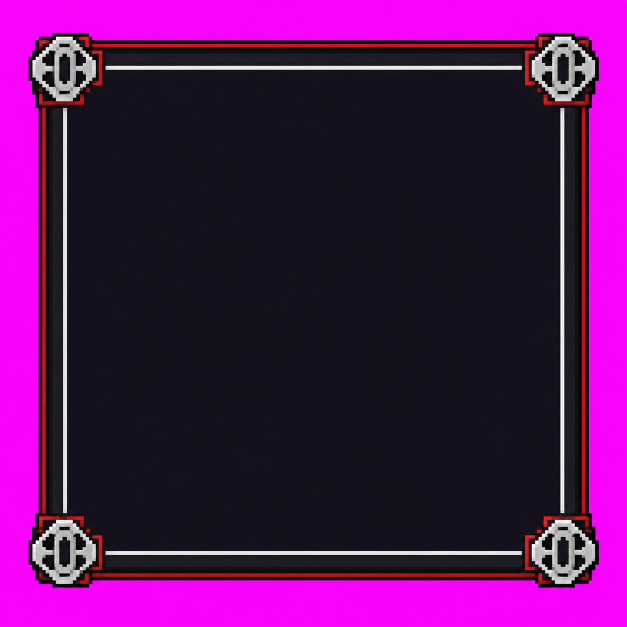
#> input picture art/raw/58_ui_panel.png, 1254 x 1254 px (shown at 1/2 size)
$ python ui.py
#> lines starting #> are read from the running program, lines starting #| are printed output that depends on the picture; after the words box and inside, x2 and y2 are one past the last pixel; in counts of white or black regions, pixels touching at a corner belong together
### art/process.py
"""Pós-processa as imagens do Codex em sprites de jogo.

raw/*.png (fundo magenta, alta resolução)
  -> remove o fundo -> reduz (área) -> paleta mestra compartilhada (até 32 cores)
  -> contorno de 1 px #1a1822 -> célula 32x32 (ou 64x64 para monstro grande)
Gera sprites/, sprites48/, preview.png, preview48.png e walk.gif (teste),
e as folhas 4x4 do jogo em ../client/public/assets/sprites/.

Uso: python process.py          (teste + jogo)
     python process.py game     (só as folhas do jogo)
"""
import sys
from pathlib import Path
from PIL import Image

ROOT = Path(__file__).parent
RAW = ROOT / "raw"
OUTLINE = (0x1A, 0x18, 0x22)
MAX_COLORS = 64  # paleta compartilhada; com mais de 20 folhas, 32 cores fundiam o verde do Hollow Ácido no marrom, e com 70 folhas 48 apagavam as pétalas rosa do Byakuya

# nome -> (arquivo raw, linhas, colunas, altura relativa, célula em tiles)
SPRITES = {
    "ichigo_shikai": ("01_ichigo_shikai_front_ref.png", 1, 1, 1.00, 1),
    "ichigo_bankai": ("02_ichigo_bankai_front.png", 1, 1, 1.00, 1),
    "rukia": ("03_rukia_front.png", 1, 1, 0.85, 1),
    "hollow": ("04_hollow_front.png", 1, 1, 1.40, 2),
    "ichigo_walk": ("05_ichigo_shikai_walk_4x4.png", 4, 4, 1.00, 1),
}
DIRS = ["down", "left", "right", "up"]

# estágios com pedaços soltos de verdade (pétalas-lâmina, espadas flutuando): o keep_main normal os
# apaga como se fossem sujeira da célula vizinha, então aqui só some o que for quase um pixel
LOOSE = {"byakuya_bankai": 0.002, "byakuya_senkei": 0.002, "byakuya_gokei": 0.002, "byakuya_hakuteiken": 0.002}


def rel_like(id_, base_id, base_rel):
    """Escala de um estágio com enfeite acima da cabeça: a mesma do desenho base, proporcional à
    altura do desenho (o Codex desenha o corpo do mesmo tamanho; o que sobra em cima é enfeite)."""
    return lambda: _rel_like(id_, base_id, base_rel)


# [9 lines left out: function _rel_like, not called in this run]


# folhas do jogo: personagens em 48x48 sobre tiles de 32 (Hollow em 96x96)
GAME_OUT = ROOT.parent / "client" / "public" / "assets" / "sprites"
GAME_SPRITES = {
    "ichigo_shikai": ("06_ichigo_shikai_walk_v2.png", 4, 4, 1.00, 1),
    "ichigo_bankai": ("07_ichigo_bankai_walk.png", 4, 4, 1.00, 1),
    "rukia": ("08_rukia_walk.png", 4, 4, 0.86, 1),
    "renji": ("11_renji_walk.png", 4, 4, 1.04, 1),
    "hollow": ("09_hollow_walk.png", 4, 4, 1.40, 2),
    # visual por equipamento, só onde a lore deixa: haori nos shinigami, máscara Hollow só no Ichigo (Visored)
    "ichigo_shikai__haori": ("14_ichigo_haori_walk.png", 4, 4, 1.00, 1),
    "rukia__haori": ("15_rukia_haori_walk.png", 4, 4, 0.86, 1),
    "renji__haori": ("16_renji_haori_walk.png", 4, 4, 1.04, 1),
    "ichigo_shikai__mask": ("17_ichigo_mask_walk.png", 4, 4, 1.00, 1),
    "ichigo_shikai__haori_mask": ("20_ichigo_haori_mask_walk.png", 4, 4, 1.00, 1),
    # Hueco Mundo
    "adjuchas": ("23_adjuchas_walk.png", 4, 4, 1.15, 2),
    "gillian": ("24_gillian_walk.png", 4, 4, 2.0, 2),
    "arrancar": ("25_arrancar_walk.png", 4, 4, 1.0, 1),
    # sprites próprios no lugar do Hollow recolorido
    "grand_fisher": ("30_grand_fisher_walk.png", 4, 4, 1.75, 2),
    "fishbone": ("31_fishbone_walk.png", 4, 4, 1.3, 2),
    "rukia_bankai": ("32_rukia_bankai_walk.png", 4, 4, 0.86, 1),
    "renji_bankai": ("33_renji_bankai_walk.png", 4, 4, 1.04, 1),
    # personagens novos
    "ishida": ("65_ishida_walk.png", 4, 4, 0.98, 1),
    "ishida_power": ("66_ishida_power_walk.png", 4, 4, 0.98, 1),
    "sado": ("67_sado_walk.png", 4, 4, 1.1, 1),
    "sado_power": ("68_sado_power_walk.png", 4, 4, 1.1, 1),
    "hollow_menor": ("34_hollow_menor_walk.png", 4, 4, 0.8, 2),
    "hollow_rastejante": ("35_hollow_rastejante_walk.png", 4, 4, 0.85, 2),
    "hollow_acido": ("36_hollow_acido_walk.png", 4, 4, 1.15, 2),
    "hollow_sombrio": ("37_hollow_sombrio_walk.png", 4, 4, 1.0, 2),
    "hollow_uivante": ("38_hollow_uivante_walk.png", 4, 4, 0.95, 2),
    "hollow_faminto": ("39_hollow_faminto_walk.png", 4, 4, 1.15, 2),
    "hollow_encouracado": ("40_hollow_encouracado_walk.png", 4, 4, 1.25, 2),
    "hollow_devorador": ("41_hollow_devorador_walk.png", 4, 4, 1.35, 2),
    # chefe da Soul Society
    "metastacia": ("42_metastacia_walk.png", 4, 4, 1.6, 2),
    # Las Noches
    "arrancar_numeros": ("49_arrancar_numeros_walk.png", 4, 4, 1.0, 1),
    "exequias": ("50_exequias_walk.png", 4, 4, 1.06, 1),
    "fraccion": ("51_fraccion_walk.png", 4, 4, 1.4, 2),
    "privaron": ("52_privaron_walk.png", 4, 4, 1.3, 2),
    # estágios da evolução pela lore (níveis 30, 60 e 100) e o Hitsugaya: só existem em 8 quadros
    **{id_: (f"walk8/{id_}_sheet.png", 4, 8, rel[0] if isinstance(rel, tuple) else rel, rel[1] if isinstance(rel, tuple) else 1) for id_, rel in (
        ("ichigo_final", 1.00), ("ichigo_hollow", 1.00), ("ichigo_mugetsu", 1.00),
        ("rukia_tenente", 0.86), ("rukia_capita", 0.86),
        ("renji_zero", 1.04), ("renji_final", 1.04), ("renji_soo", 1.04),
        ("ishida_hueco", 0.98), ("ishida_stern", 0.98), ("ishida_antithesis", 0.98),
        ("sado_final", 1.1), ("sado_directo", 1.1), ("sado_muerte", 1.1),
        # o Hitsugaya criança é baixo; adulto, da altura do Ichigo
        ("hitsugaya", 0.80), ("hitsugaya_bankai", 0.84), ("hitsugaya_hyakkaso", 0.84),
        ("hitsugaya_adulto", 1.02), ("hitsugaya_shiten", 1.02),
        # Byakuya alto e esguio; Kenpachi o mais alto de todos. Estágios com algo acima da cabeça
        # (espadas flutuando, espada erguida, aura) usam a altura do desenho base, senão o corpo encolhe
        ("byakuya", 1.06), ("byakuya_bankai", 1.06), ("byakuya_gokei", 1.06),
        ("byakuya_senkei", (1.24, 2)), ("byakuya_hakuteiken", (1.2, 2)),
        ("kenpachi", 1.16), ("kenpachi_shikai", (1.16, 2)),
        ("kenpachi_sem_tapa", (rel_like("kenpachi_sem_tapa", "kenpachi", 1.16), 2)), ("kenpachi_kendo", (rel_like("kenpachi_kendo", "kenpachi", 1.16), 2)),
        ("kenpachi_bankai", (rel_like("kenpachi_bankai", "kenpachi", 1.16), 2)),
        # R-01: Yoruichi esguia e um pouco mais baixa; Ukitake alto e magro; Shunsui alto, com o chapéu de palha.
        # Com algo acima da cabeça (selo de kidō, braço de sombra do Mimihagi):
        # célula de 2 tiles e a altura do desenho base, senão o corpo encolhe
        ("yoruichi", 0.92), ("yoruichi_onmitsu", 0.92), ("yoruichi_shunko", 0.92), ("yoruichi_raijin", 0.92), ("yoruichi_raijujin", 0.92),
        ("ukitake", 1.06), ("ukitake_shikai", 1.06), ("ukitake_kotowari", 1.06),
        ("ukitake_kido", (rel_like("ukitake_kido", "ukitake", 1.06), 2)),
        ("ukitake_mimihagi", (rel_like("ukitake_mimihagi", "ukitake", 1.06), 2)),
        # o chapéu de palha do Shunsui é o ponto mais alto: rel 1.04 é o máximo que cabe em 48 px (45/43);
        # sem o chapéu (Capitão-Comandante), a altura do desenho base, senão o corpo cresce
        ("shunsui", 1.04), ("shunsui_shikai", 1.04), ("shunsui_kageoni", 1.04), ("shunsui_bankai", 1.04),
        ("shunsui_soutaichou", rel_like("shunsui_soutaichou", "shunsui", 1.04)),
    ) if (Path(__file__).parent / "raw" / "walk8" / f"{id_}_down.png").exists()},
    # níveis 60–150: Karakura Falsa e Wandenreich
    **{id_: (f"walk8/{id_}_sheet.png", 4, 8, rel, tiles) for id_, rel, tiles in (
        ("fraccion_espada", 1.02, 1), ("arrancar_resurreccion", 1.35, 2), ("vasto_lorde", 1.3, 2), ("ayon", 2.0, 2),
        ("soldado_wandenreich", 1.0, 1), ("sternritter", 1.04, 1), ("sternritter_vollstandig", 1.35, 2), ("yhwach", 1.4, 2),
    ) if (Path(__file__).parent / "raw" / "walk8" / f"{id_}_down.png").exists()},
}

# R-13: trajes da Loja de Cristais (<base>__<traje>), com a escala e a célula da forma base. Onde já havia arte do
# mesmo visual, feita para o equipamento (haori e máscara do Ichigo, Rukia, Renji, Ishida e Sado), a folha a reaproveita.
COS_REUSE = {"karakura": None, "capitao": "haori", "vizard": "mask"}
COS_BASES = ["ichigo_shikai", "rukia", "renji", "ishida", "sado", "hitsugaya", "byakuya", "kenpachi", "yoruichi", "ukitake", "shunsui"]
# o Shunsui de uniforme fica sem o chapéu de palha (o ponto mais alto da forma base): a altura do desenho base, senão o corpo cresce
COS_REL = {"shunsui__karakura": rel_like("shunsui__karakura", "shunsui", 1.04)}


def _cos_sheets():
    walk = ROOT / "raw" / "walk8"
    out = {}
    for b in COS_BASES:
        if b not in GAME_SPRITES:  # sem a arte bruta da forma base, o traje também fica de fora
            continue
        rel, tiles = GAME_SPRITES[b][3], GAME_SPRITES[b][4]
        for look, reuse in COS_REUSE.items():
            src = f"{b}__{reuse}" if reuse and (walk / f"{b}__{reuse}_down.png").exists() else f"{b}__{look}"
            if (walk / f"{src}_sheet.png").exists():
                out[f"{b}__{look}"] = (f"walk8/{src}_sheet.png", 4, 8, COS_REL.get(f"{b}__{look}", rel), tiles)
    return out


GAME_SPRITES.update(_cos_sheets())


def is_bg(p):
    r, g, b = p[:3]
    # magenta e as bordas rosadas do anti-aliasing do gerador
    return r > 150 and b > 150 and g < 120 and abs(r - b) < 90


# [9 lines left out: function remove_bg, not called in this run]


def remove_bg_flood(img):
    """Como remove_bg, mas só apaga o magenta ligado às bordas: roxos fortes dentro do
    objeto (portais, bandeiras) não somem. Para objetos de mapa; os sprites usam remove_bg
    porque o buraco no peito dos Hollows também é magenta e precisa sumir."""
    img = img.convert("RGBA")
    px = img.load()
    w, h = img.size
    seen = bytearray(w * h)
    stack = [(x, y) for x in range(w) for y in (0, h - 1)] + [(x, y) for y in range(h) for x in (0, w - 1)]
    while stack:
        x, y = stack.pop()
        if not (0 <= x < w and 0 <= y < h) or seen[y * w + x]:
            continue
        seen[y * w + x] = 1
        if not is_bg(px[x, y]):
            continue
        px[x, y] = (0, 0, 0, 0)
        stack += ((x + 1, y), (x - 1, y), (x, y + 1), (x, y - 1))
    return img


# [5 lines left out: function split_cells, not called in this run]


def keep_main(img, min_frac=0.05):
    """Apaga pedaços soltos (ex.: cabelo da célula vizinha da folha) menores que
    5% do maior componente conectado, e recorta no que sobrou."""
    w, h = img.size
    alpha = img.getchannel("A").tobytes()
    label = [0] * (w * h)
    sizes = [0]
    boxes = [None]
    for start in range(w * h):
        if not alpha[start] or label[start]:
            continue
        n = len(sizes)
        label[start] = n
        stack, size = [start], 0
        bx0, by0, bx1, by1 = w, h, 0, 0
        while stack:
            i = stack.pop()
            size += 1
            x, y = i % w, i // w
            bx0, by0, bx1, by1 = min(bx0, x), min(by0, y), max(bx1, x), max(by1, y)
            for j in (i - 1 if x else -1, i + 1 if x < w - 1 else -1, i - w, i + w):
                if 0 <= j < w * h and alpha[j] and not label[j]:
                    label[j] = n
                    stack.append(j)
        sizes.append(size)
        boxes.append((bx0, by0, bx1, by1))
    main = max(range(1, len(sizes)), key=lambda n: sizes[n])
    mx0, my0, mx1, my1 = boxes[main]

    def ok(n):
        # pedaço médio só fica se estiver dentro da faixa vertical do corpo principal
        # (cabelo da célula vizinha aparece acima da cabeça ou abaixo dos pés)
        x0, y0, x1, y1 = boxes[n]
        return n == main or (sizes[n] >= sizes[main] * min_frac and y0 >= my0 and y1 <= my1)

    flags = [n > 0 and ok(n) for n in range(len(sizes))]
    keep = bytes(255 if flags[l] else 0 for l in label)
    img.putalpha(Image.frombytes("L", (w, h), bytes(a and k for a, k in zip(alpha, keep))))
    bb = img.getbbox()
    # deslocamento do conteúdo em relação ao centro da célula, para o place()
    # manter a posição do desenho original e o personagem não "tremer" entre frames
    return img.crop(bb), (bb[0] + bb[2]) / 2 - w / 2


def downscale(img, scale):
    w, h = img.size
    nw, nh = max(1, round(w * scale)), max(1, round(h * scale))
    # pré-multiplica alpha para não puxar cor do fundo transparente
    small = img.resize((nw, nh), Image.BOX)
    a = small.getchannel("A").point(lambda v: 255 if v >= 128 else 0)
    small.putalpha(a)
    return small


# [18 lines left out: function add_outline, not called in this run]


PER_SPRITE = 16


# [93 lines left out: functions kmeans_colors, build_palette, apply_palette, place, lift_darks, not called in this run]


PLAYER_IDS = ("ichigo", "rukia", "renji", "ishida", "sado", "hitsugaya", "byakuya", "kenpachi", "yoruichi", "ukitake", "shunsui")


# [45 lines left out: functions even_rows, process, not called in this run]


ICON_SHEETS = ["12_item_icons_4x4.png", "43_item_icons2_4x4.png", "69_item_icons3_4x4.png"]


# [77 lines left out: functions export_icons, export_game, grass, not called in this run]


def zoom(img, k):
    return img.resize((img.width * k, img.height * k), Image.NEAREST)


# [47 lines left out: functions save_all, main, not called in this run]


# [2 lines that do not run on import are left out]

### art/ui.py
"""Kit de interface (art/raw/58 a 61) -> client/public/assets/ui/.

Cada peça é recortada do fundo magenta, reduzida para o tamanho de tela (pixel art limpa) e
salva separada. Os números de recorte ("slice") do CSS saem impressos no fim: são as bordas
que não esticam no border-image.
"""
from pathlib import Path
from PIL import Image
import process as P

ROOT = Path(__file__).resolve().parent
RAW = ROOT / "raw"
OUT = ROOT.parent / "client" / "public" / "assets" / "ui"


def crisp(img, colors=24):
    local = [c for c, _ in P.kmeans_colors([p[:3] for p in img.get_flattened_data() if p[3]], colors)]
    return P.apply_palette(img, local)


def piece(img, height=None, width=None):
    """recorta do magenta e reduz para a altura (ou largura) pedida, sem anti-aliasing"""
    body, _ = P.keep_main(P.remove_bg_flood(img))
    k = height / body.height if height else width / body.width
    return crisp(P.downscale(body, k))


def save(img, name):
    OUT.mkdir(parents=True, exist_ok=True)
    img.save(OUT / f"{name}.png")
    print(f"{name}.png {img.width}x{img.height}")


def main():
    # moldura de painel: 128 px de lado; os cantos (tsuba) ocupam ~18 px
    panel = piece(Image.open(RAW / "58_ui_panel.png"), width=128)
#> after the loop in remove_bg_flood, `while stack:`: stack = []
#> in keep_main, `w, h = img.size`: w = 1254
#> in keep_main, `label = [0] * (w * h)`: label = 1572516 items
#> after the loop in keep_main, `for start in range(w * h):`: boxes = 2 items; sizes = [0, 1202297]
#> in keep_main, `main = max(range(1, len(sizes)), key=lambda n: sizes[n])`: main = 1
#> in keep_main, `mx0, my0, mx1, my1 = boxes[main]`: mx0 = 57; my0 = 66; mx1 = 1197; my1 = 1174
#> in ok, `x0, y0, x1, y1 = boxes[n]`: x0 = 57; y0 = 66; x1 = 1197; y1 = 1174
#> in keep_main, `flags = [n > 0 and ok(n) for n in range(len(sizes))]`: flags = [False, True]
#> in keep_main, `img.putalpha(Image.frombytes("L", (w, h), bytes(a and k for a, k in zi..`:
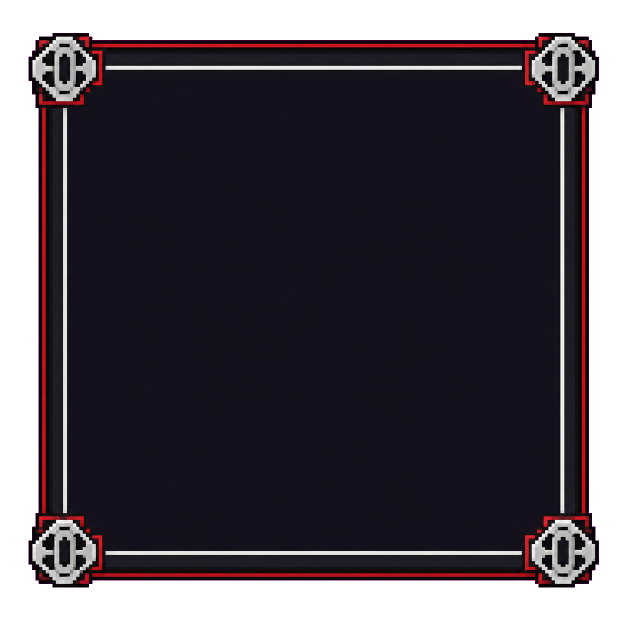
#> img: PIL image 1254x1254 RGBA (shown at 1/2 size); mean R, G, B, A 25.6, 19.4, 27.7, 195; transparent parts drawn white
#> in keep_main, `bb = img.getbbox()`: bb = (57, 66, 1198, 1175)
#> in piece, `body, _ = P.keep_main(P.remove_bg_flood(img))`:
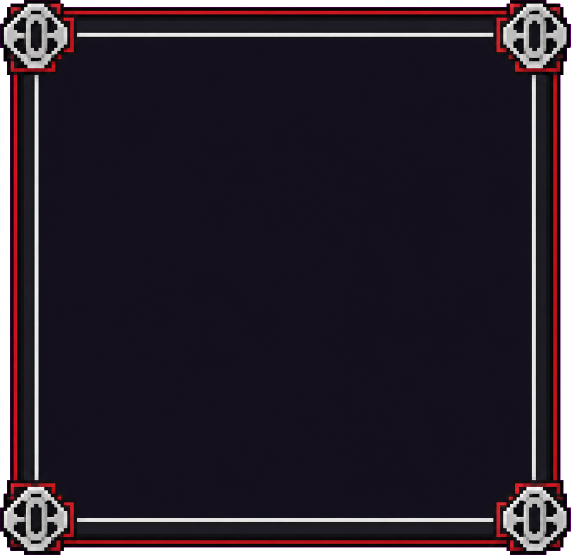
#> body: PIL image 1141x1109 RGBA (shown at 1/2 size); mean R, G, B, A 31.8, 24.2, 34.4, 242.3; transparent parts drawn white
#> in piece, img is the input picture: PIL image 1254x1254 RGB; mean R, G, B 84.1, 20.2, 86.7
#> in downscale, `small = img.resize((nw, nh), Image.BOX)`:
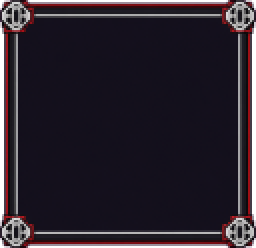
#> small: PIL image 128x124 RGBA (shown 2 times larger); mean R, G, B, A 32.2, 24.3, 34.8, 242.4; transparent parts drawn white
#> in downscale, `a = small.getchannel("A").point(lambda v: 255 if v >= 128 else 0)`:
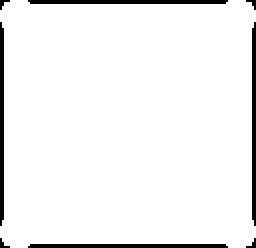
#> a: PIL image 128x124 L (shown 2 times larger); 94.7% white; 8 black regions (4 under 20 px), largest, box (x1, y1, x2, y2) and area: (14, 0, 114, 2) 198, (0, 11, 2, 113) 198, (126, 11, 128, 113) 198, (14, 122, 114, 124) 198
#> in downscale, `small.putalpha(a)`:
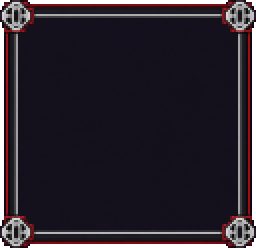
#> small: PIL image 128x124 RGBA (shown 2 times larger); mean R, G, B, A 32.2, 24.3, 34.8, 241.6; transparent parts drawn white
    save(panel, "panel")
    # botões: 2 colunas (vermelho, preto) x 3 linhas (normal, hover, pressionado), 24 px de altura
    cells = P.split_cells(Image.open(RAW / "59_ui_buttons.png").convert("RGBA"), 3, 2)
    for row, state in enumerate(("", "_hover", "_down")):
        save(piece(cells[row * 2], height=24), f"btn_red{state}")
        save(piece(cells[row * 2 + 1], height=24), f"btn_black{state}")
    # espaço de inventário (normal e realçado), moldura de barra e plaquinha de título
    parts = P.split_cells(Image.open(RAW / "60_ui_parts.png").convert("RGBA"), 2, 2)
    save(piece(parts[0], width=40), "slot")
    save(piece(parts[1], width=40), "slot_hi")
    save(piece(parts[2], height=14), "bar")
    save(piece(parts[3], height=20), "plate")
    # ícones de menu: folha 4x4 de 24 px
    icons = P.split_cells(Image.open(RAW / "61_ui_icons.png").convert("RGBA"), 4, 4)
    sheet = Image.new("RGBA", (96, 96))
    for i, cell in enumerate(icons):
        # ícones: todas as partes ficam (a seta dupla tem duas) e o magenta some inteiro (furo da
        # engrenagem, vidro da ampulheta); só o portal, roxo, apaga apenas o fundo ligado às bordas
        clean = P.remove_bg_flood(cell) if i == 8 else P.remove_bg(cell)
        body = clean.crop(clean.getbbox())
        small = crisp(P.downscale(body, min(22 / body.width, 22 / body.height)), 12)
        sheet.alpha_composite(small, ((i % 4) * 24 + (24 - small.width) // 2, (i // 4) * 24 + (24 - small.height) // 2))
    save(sheet, "icons")


if __name__ == "__main__":
#> (the run stopped early here; a loop or call above may not have finished)
